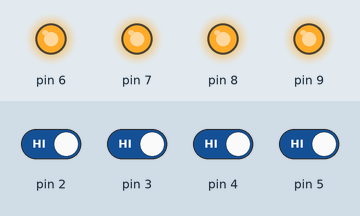
Recording of a sketch running on a simulated Arduino Uno, built with avr-gcc and run on an emulated ATmega328P. Parts: output pins drawn as LEDs (lit = HIGH). The inputs (shaded band) are chosen by the test bench; at power-on: pin 2–5 HIGH.

Above: at 1.2 s.
1.3 s: pin 2 driven LOW
At 1.6 s:
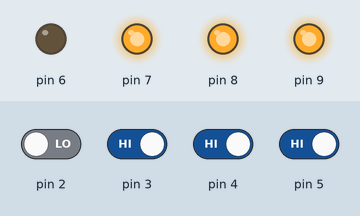
2.8 s: pin 3 driven LOW
At 3.9 s:
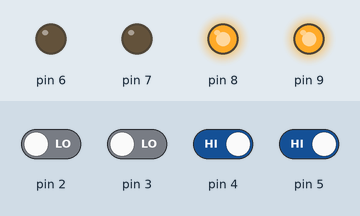
4.3 s: pin 4 driven LOW
At 5.1 s:
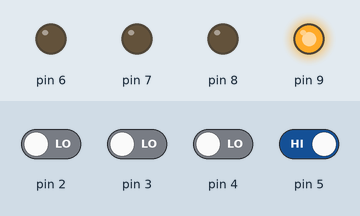
5.8 s: pin 5 driven LOW
At 6.2 s:
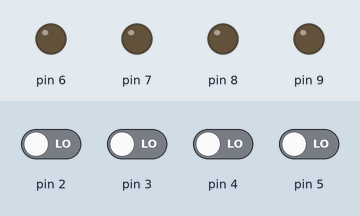
7.3 s: pin 2 driven HIGH
At 8.5 s:
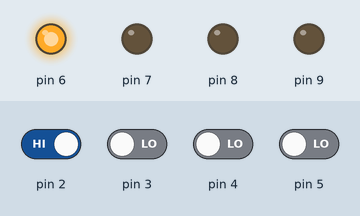
8.8 s: pin 3 driven HIGH
At 9.7 s:
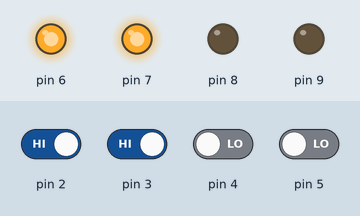
Timing chart, 0 to 11.3 s (numbered marks = the images above; inputs shaded):
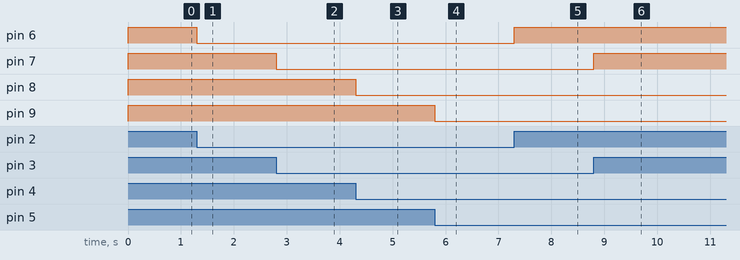

The sketch:

Four_Light_Panel.ino
```cpp
int switchState = 0;
int switchState2 = 0;
int switchState3 = 0;
int switchState4 = 0;

void setup(){
  pinMode(2, INPUT);
  pinMode(3, INPUT);
  pinMode(4, INPUT);
  pinMode(5, INPUT);
  pinMode(6, OUTPUT);
  pinMode(7, OUTPUT);
  pinMode(8, OUTPUT);
  pinMode(9, OUTPUT);
}

void loop(){
  switchState = digitalRead(2);
  switchState2 = digitalRead(3);
  switchState3 = digitalRead(4);
  switchState4 = digitalRead(5);
  if (switchState == LOW) {
    digitalWrite(6, LOW);
  } else {
    digitalWrite(6, HIGH);
  }
  if (switchState2 == LOW) {
    digitalWrite(7, LOW);
  } else {
    digitalWrite(7, HIGH);
  }
  if (switchState3 == LOW) {
    digitalWrite(8, LOW);
  } else {
    digitalWrite(8, HIGH);
  }
  if (switchState4 == LOW) {
    digitalWrite(9, LOW);
  } else {
    digitalWrite(9, HIGH);
  }
}
```

Measured:
- after the input at 1.3 s, pin 6: HIGH → LOW at once
- after the input at 2.8 s, pin 7: HIGH → LOW at once
- after the input at 4.3 s, pin 8: HIGH → LOW at once
- after the input at 5.8 s, pin 9: HIGH → LOW at once
- after the input at 7.3 s, pin 6: LOW → HIGH at once
- after the input at 8.8 s, pin 7: LOW → HIGH at once
